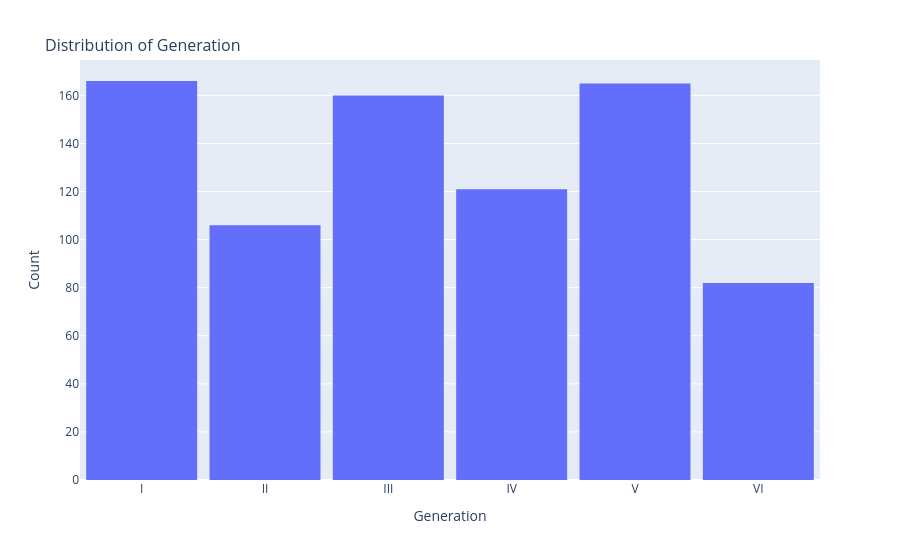
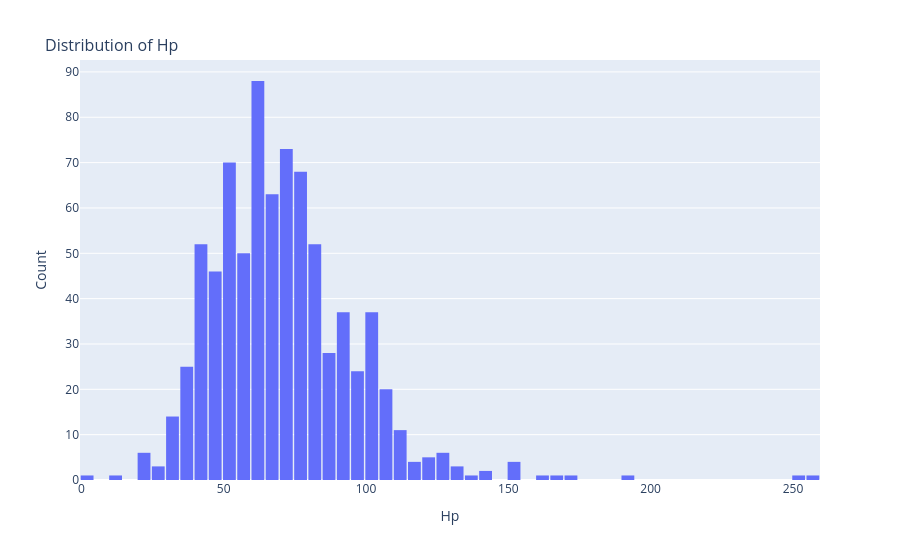
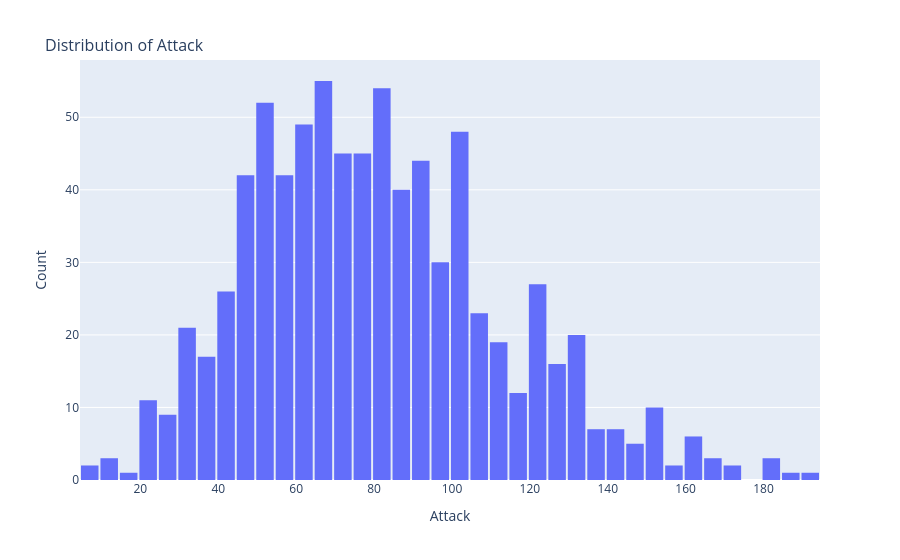
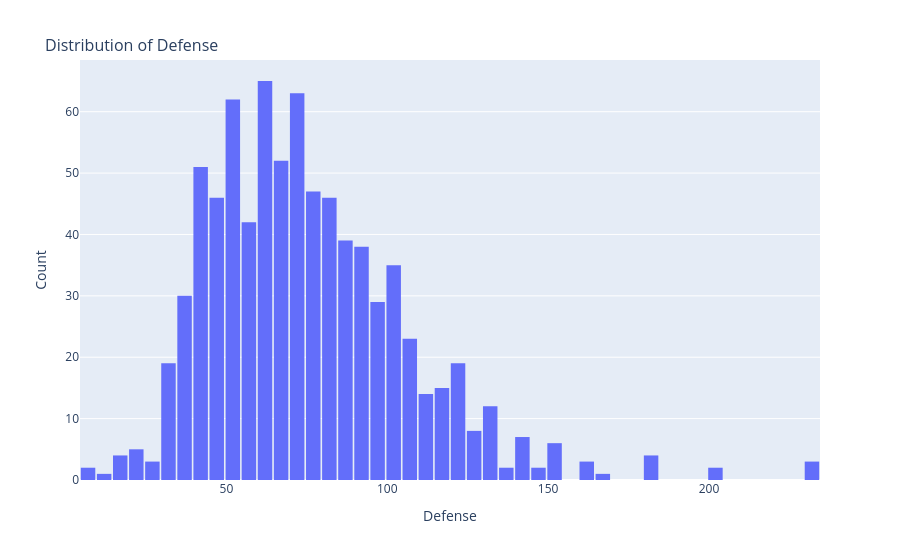

Write notebook code for charts like these, in order.
### Code cell
for col in numeric_cols:
    if col in ['IsLegendary', 'IsMythical', 
               'HasMega', 'IsMega', 'NoGender']:
        num_histogram(data, col, lineartick = True)
    elif col == 'Generation':
        datagen = data.copy()
        datagen[col] = data[col].replace({1: 'I', 2: 'II', 3: 'III', 
                                     4: 'IV', 5: 'V', 6: 'VI'})
        num_histogram(datagen, col, lineartick = True)
    else:
        num_histogram(data, col)

### Figure 1 — Plotly figure (JSON) as saved in the notebook; plotly's stock layout.template omitted (floating-point values rounded to 4 significant figures; data arrays with more than 128 entries replaced by an {"elided": "..."} marker saying what was removed)
{"data": [{"bingroup": "x", "histfunc": "sum", "hovertemplate": "Generation=%{x}<br>sum of Count=%{y}<extra></extra>", "legendgroup": "", "marker": {"color": "#636efa", "pattern": {"shape": ""}}, "name": "", "orientation": "v", "showlegend": false, "type": "histogram", "x": {"elided": "800 str values"}, "xaxis": "x", "y": {"elided": "800 int values"}, "yaxis": "y"}], "layout": {"bargap": 0.1, "barmode": "relative", "legend": {"tracegroupgap": 0}, "margin": {"t": 60}, "title": {"font": {"size": 16}, "text": "<br>Distribution of Generation"}, "xaxis": {"anchor": "y", "domain": [0, 1], "tickmode": "linear", "title": {"text": "Generation"}}, "yaxis": {"anchor": "x", "domain": [0, 1], "title": {"text": "Count"}}}}

### Figure 2 — Plotly figure (JSON) as saved in the notebook; plotly's stock layout.template omitted (floating-point values rounded to 4 significant figures; data arrays with more than 128 entries replaced by an {"elided": "..."} marker saying what was removed)
{"data": [{"bingroup": "x", "histfunc": "sum", "hovertemplate": "Hp=%{x}<br>sum of Count=%{y}<extra></extra>", "legendgroup": "", "marker": {"color": "#636efa", "pattern": {"shape": ""}}, "name": "", "orientation": "v", "showlegend": false, "type": "histogram", "x": {"elided": "800 float values"}, "xaxis": "x", "y": {"elided": "800 int values"}, "yaxis": "y"}], "layout": {"bargap": 0.1, "barmode": "relative", "legend": {"tracegroupgap": 0}, "margin": {"t": 60}, "title": {"font": {"size": 16}, "text": "<br>Distribution of Hp"}, "xaxis": {"anchor": "y", "domain": [0, 1], "title": {"text": "Hp"}}, "yaxis": {"anchor": "x", "domain": [0, 1], "title": {"text": "Count"}}}}

### Figure 3 — Plotly figure (JSON) as saved in the notebook; plotly's stock layout.template omitted (floating-point values rounded to 4 significant figures; data arrays with more than 128 entries replaced by an {"elided": "..."} marker saying what was removed)
{"data": [{"bingroup": "x", "histfunc": "sum", "hovertemplate": "Attack=%{x}<br>sum of Count=%{y}<extra></extra>", "legendgroup": "", "marker": {"color": "#636efa", "pattern": {"shape": ""}}, "name": "", "orientation": "v", "showlegend": false, "type": "histogram", "x": {"elided": "800 float values"}, "xaxis": "x", "y": {"elided": "800 int values"}, "yaxis": "y"}], "layout": {"bargap": 0.1, "barmode": "relative", "legend": {"tracegroupgap": 0}, "margin": {"t": 60}, "title": {"font": {"size": 16}, "text": "<br>Distribution of Attack"}, "xaxis": {"anchor": "y", "domain": [0, 1], "title": {"text": "Attack"}}, "yaxis": {"anchor": "x", "domain": [0, 1], "title": {"text": "Count"}}}}

### Figure 4 — Plotly figure (JSON) as saved in the notebook; plotly's stock layout.template omitted (floating-point values rounded to 4 significant figures; data arrays with more than 128 entries replaced by an {"elided": "..."} marker saying what was removed)
{"data": [{"bingroup": "x", "histfunc": "sum", "hovertemplate": "Defense=%{x}<br>sum of Count=%{y}<extra></extra>", "legendgroup": "", "marker": {"color": "#636efa", "pattern": {"shape": ""}}, "name": "", "orientation": "v", "showlegend": false, "type": "histogram", "x": {"elided": "800 float values"}, "xaxis": "x", "y": {"elided": "800 int values"}, "yaxis": "y"}], "layout": {"bargap": 0.1, "barmode": "relative", "legend": {"tracegroupgap": 0}, "margin": {"t": 60}, "title": {"font": {"size": 16}, "text": "<br>Distribution of Defense"}, "xaxis": {"anchor": "y", "domain": [0, 1], "title": {"text": "Defense"}}, "yaxis": {"anchor": "x", "domain": [0, 1], "title": {"text": "Count"}}}}
